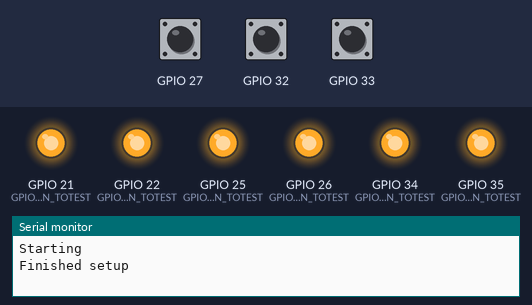
Bench run of a program on a simulated ESP32. Shown: output pins drawn as LEDs (lit = HIGH), the last lines printed to the serial monitor. The inputs (shaded band) are chosen by the test bench; at power-on: GPIO 27 HIGH, GPIO 32 HIGH, GPIO 33 HIGH.

Above: at 1.0 s.
At 3.0 s:
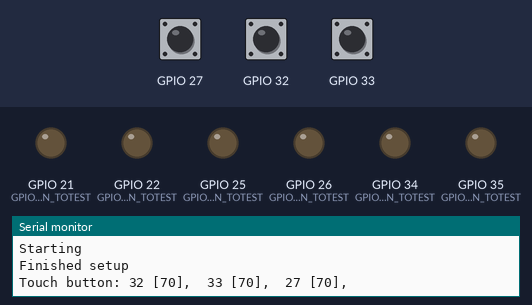
Timing chart, 0 to 5.2 s (numbered marks = the images above):
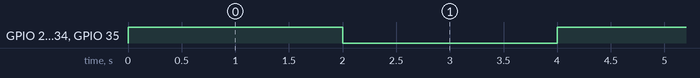

Measured:
- by itself, GPIO 21 (GPIO_PIN_TOTEST), GPIO 22 (GPIO_PIN_TOTEST), GPIO 25 (GPIO_PIN_TOTEST), GPIO 26 (GPIO_PIN_TOTEST), GPIO 34 (GPIO_PIN_TOTEST), GPIO 35 (GPIO_PIN_TOTEST): alternates HIGH for 2.0 s and LOW for 2.0 s

The program:

main.cpp
```cpp
/****
 * Simplistic project to give confidence that the board has been soldered correctly
 * and that a number of the pins work - e.g. by pulsing the voltage on GPIO pins it is easy
 * to check they are operating using a voltmeter.
 *
 * Validates that the serial port (either  the 4 pins or via the FT232 + USB-C)
 * is working - i.e. that a user can see debug messages coming from the board.
 *
 * Simple tests for the 3 capacitative touch buttons on the PCB - i.e. touch them and see the debug
 * values change via the serial port.
 *
 * THIS PROJECT ASSUMES THAT THE TFT display AND THE RFM69HW are NOT SOLDERED IN
 * i.e. it tests that the connectors are ok first.
*/
#include <Arduino.h>
#include <sstream>

/*
• Touch0 >> GPIO4
• Touch1 >>  Not available on Devkit 30 pin version but available on Devkit 36 pin version
• Touch2 >> GPIO2
• Touch3 >> GPIO15
• Touch4 >> GPIO13
• Touch5 >> GPIO12
• Touch6 >> GPIO14
• Touch7 >> GPIO27
• Touch8 >> GPIO33
• Touch9 >> GPIO32

i.e. for Touch9 you could use T9 - see below.
*/

/// we can add pin numbers to this array and it will pulse high -> low and allow us to test
const int GPIO_PIN_TOTEST[] = {21,22,25,26,34,35};
const int TOUCH_PINS[] = {T9,T8,T7};

bool flag = true;

void setup() {
  Serial.begin(115200);
  Serial.println("Starting");


  /// Setup the GPIO for the 3 capacitative buttons
  for(int touchpin : TOUCH_PINS)
  {
    pinMode(touchpin, INPUT);
  }

  // Set all the GPIO pins as OUTPUT ready to be pulsed high->low
  for (int i : GPIO_PIN_TOTEST) {
      pinMode(i,OUTPUT);
      digitalWrite(i,flag);
  }

  Serial.println("Finished setup");
}


void loop() {

  /// Pulse each GPIO between HIGH -> LOW every 2 seconds
  delay(2000);
  flag = !flag;

  for (int i : GPIO_PIN_TOTEST) {
    digitalWrite(i,flag);
  }

  std::stringstream stream;

  stream << "Touch button: ";

  for(int touchpin : TOUCH_PINS)
  {
    stream  << touchpin;
    stream << " [";
    stream << touchRead(touchpin);
    stream << "],  ";
  }

  Serial.println(stream.str().c_str());
}
```
